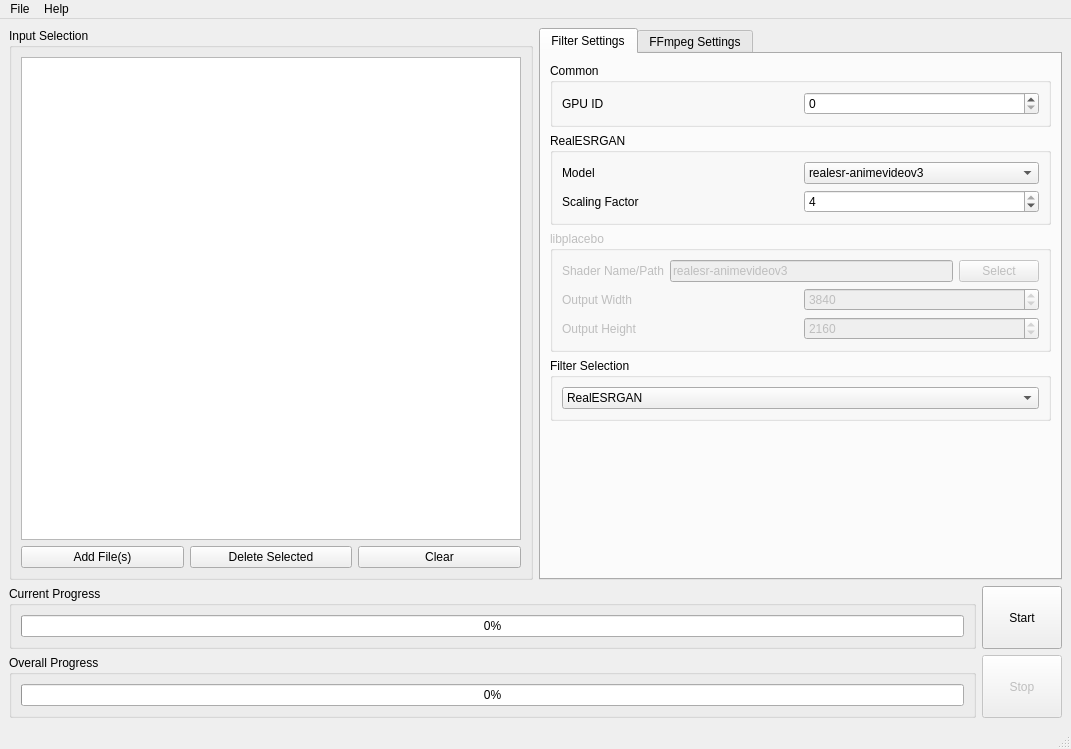
<?xml version="1.0" encoding="UTF-8"?>
<ui version="4.0">
 <class>MainWindow</class>
 <widget class="QMainWindow" name="MainWindow">
  <property name="geometry">
   <rect>
    <x>0</x>
    <y>0</y>
    <width>1071</width>
    <height>749</height>
   </rect>
  </property>
  <property name="windowTitle">
   <string>MainWindow</string>
  </property>
  <widget class="QWidget" name="centralwidget">
   <layout class="QVBoxLayout" name="verticalLayout_5">
    <item>
     <layout class="QHBoxLayout" name="horizontalLayout">
      <item>
       <widget class="QGroupBox" name="groupBox_3">
        <property name="title">
         <string>Input Selection</string>
        </property>
        <property name="flat">
         <bool>false</bool>
        </property>
        <layout class="QVBoxLayout" name="verticalLayout_10">
         <item>
          <widget class="QListView" name="inputSelectionListView">
           <property name="acceptDrops">
            <bool>true</bool>
           </property>
           <property name="dragDropMode">
            <enum>QAbstractItemView::DragDropMode::DragDrop</enum>
           </property>
          </widget>
         </item>
         <item>
          <layout class="QHBoxLayout" name="horizontalLayout_4">
           <item>
            <widget class="QPushButton" name="addFilesPushButton">
             <property name="text">
              <string>Add File(s)</string>
             </property>
            </widget>
           </item>
           <item>
            <widget class="QPushButton" name="deletedSelectedPushButton">
             <property name="text">
              <string>Delete Selected</string>
             </property>
            </widget>
           </item>
           <item>
            <widget class="QPushButton" name="clearPushButton">
             <property name="text">
              <string>Clear</string>
             </property>
            </widget>
           </item>
          </layout>
         </item>
        </layout>
       </widget>
      </item>
      <item>
       <layout class="QVBoxLayout" name="verticalLayout_6">
        <item>
         <widget class="QTabWidget" name="tabWidget">
          <property name="currentIndex">
           <number>0</number>
          </property>
          <widget class="QWidget" name="filterSettingsTab">
           <attribute name="title">
            <string>Filter Settings</string>
           </attribute>
           <layout class="QVBoxLayout" name="verticalLayout_15">
            <item>
             <widget class="QGroupBox" name="groupBox_7">
              <property name="title">
               <string>Common</string>
              </property>
              <layout class="QVBoxLayout" name="verticalLayout_12">
               <item>
                <layout class="QHBoxLayout" name="horizontalLayout_16">
                 <item>
                  <widget class="QLabel" name="label_12">
                   <property name="text">
                    <string>GPU ID</string>
                   </property>
                  </widget>
                 </item>
                 <item>
                  <widget class="QSpinBox" name="commonGpuIdSpinBox"/>
                 </item>
                </layout>
               </item>
              </layout>
             </widget>
            </item>
            <item>
             <widget class="QGroupBox" name="groupBox_5">
              <property name="title">
               <string>RealESRGAN</string>
              </property>
              <layout class="QVBoxLayout" name="verticalLayout_11">
               <item>
                <layout class="QHBoxLayout" name="horizontalLayout_6">
                 <item>
                  <widget class="QLabel" name="label_2">
                   <property name="text">
                    <string>Model</string>
                   </property>
                  </widget>
                 </item>
                 <item>
                  <widget class="QComboBox" name="realesrganModelComboBox">
                   <item>
                    <property name="text">
                     <string>realesr-animevideov3</string>
                    </property>
                   </item>
                   <item>
                    <property name="text">
                     <string>realesrgan-plus</string>
                    </property>
                   </item>
                   <item>
                    <property name="text">
                     <string>realesrgan-plus-anime</string>
                    </property>
                   </item>
                  </widget>
                 </item>
                </layout>
               </item>
               <item>
                <layout class="QHBoxLayout" name="horizontalLayout_5">
                 <item>
                  <widget class="QLabel" name="label">
                   <property name="text">
                    <string>Scaling Factor</string>
                   </property>
                  </widget>
                 </item>
                 <item>
                  <widget class="QSpinBox" name="realesrganScalingFactorSpinBox">
                   <property name="sizePolicy">
                    <sizepolicy hsizetype="Preferred" vsizetype="Fixed">
                     <horstretch>0</horstretch>
                     <verstretch>0</verstretch>
                    </sizepolicy>
                   </property>
                   <property name="minimum">
                    <number>2</number>
                   </property>
                   <property name="maximum">
                    <number>4</number>
                   </property>
                   <property name="value">
                    <number>4</number>
                   </property>
                  </widget>
                 </item>
                </layout>
               </item>
              </layout>
             </widget>
            </item>
            <item>
             <widget class="QGroupBox" name="groupBox_6">
              <property name="enabled">
               <bool>false</bool>
              </property>
              <property name="title">
               <string>libplacebo</string>
              </property>
              <layout class="QVBoxLayout" name="verticalLayout_14">
               <item>
                <layout class="QHBoxLayout" name="horizontalLayout_7">
                 <item>
                  <widget class="QLabel" name="label_3">
                   <property name="text">
                    <string>Shader Name/Path</string>
                   </property>
                  </widget>
                 </item>
                 <item>
                  <widget class="QLineEdit" name="libplaceboShaderNameLineEdit">
                   <property name="text">
                    <string>realesr-animevideov3</string>
                   </property>
                  </widget>
                 </item>
                 <item>
                  <widget class="QPushButton" name="pushButton_6">
                   <property name="text">
                    <string>Select</string>
                   </property>
                  </widget>
                 </item>
                </layout>
               </item>
               <item>
                <layout class="QHBoxLayout" name="horizontalLayout_8">
                 <item>
                  <widget class="QLabel" name="label_4">
                   <property name="text">
                    <string>Output Width</string>
                   </property>
                  </widget>
                 </item>
                 <item>
                  <widget class="QSpinBox" name="libplaceboOutputWidthSpinBox">
                   <property name="sizePolicy">
                    <sizepolicy hsizetype="Preferred" vsizetype="Fixed">
                     <horstretch>0</horstretch>
                     <verstretch>0</verstretch>
                    </sizepolicy>
                   </property>
                   <property name="minimum">
                    <number>1</number>
                   </property>
                   <property name="maximum">
                    <number>99999</number>
                   </property>
                   <property name="value">
                    <number>3840</number>
                   </property>
                  </widget>
                 </item>
                </layout>
               </item>
               <item>
                <layout class="QHBoxLayout" name="horizontalLayout_9">
                 <item>
                  <widget class="QLabel" name="label_5">
                   <property name="text">
                    <string>Output Height</string>
                   </property>
                  </widget>
                 </item>
                 <item>
                  <widget class="QSpinBox" name="libplaceboOutputHeightSpinBox">
                   <property name="sizePolicy">
                    <sizepolicy hsizetype="Preferred" vsizetype="Fixed">
                     <horstretch>0</horstretch>
                     <verstretch>0</verstretch>
                    </sizepolicy>
                   </property>
                   <property name="minimum">
                    <number>1</number>
                   </property>
                   <property name="maximum">
                    <number>99999</number>
                   </property>
                   <property name="value">
                    <number>2160</number>
                   </property>
                  </widget>
                 </item>
                </layout>
               </item>
              </layout>
             </widget>
            </item>
            <item>
             <widget class="QGroupBox" name="groupBox_4">
              <property name="title">
               <string>Filter Selection</string>
              </property>
              <layout class="QVBoxLayout" name="verticalLayout_9">
               <item>
                <widget class="QComboBox" name="filterSelectionComboBox">
                 <item>
                  <property name="text">
                   <string>RealESRGAN</string>
                  </property>
                 </item>
                 <item>
                  <property name="text">
                   <string>libplacebo</string>
                  </property>
                 </item>
                </widget>
               </item>
              </layout>
             </widget>
            </item>
            <item>
             <spacer name="verticalSpacer">
              <property name="orientation">
               <enum>Qt::Orientation::Vertical</enum>
              </property>
              <property name="sizeHint" stdset="0">
               <size>
                <width>20</width>
                <height>40</height>
               </size>
              </property>
             </spacer>
            </item>
           </layout>
          </widget>
          <widget class="QWidget" name="ffmpegSettingsTab">
           <attribute name="title">
            <string>FFmpeg Settings</string>
           </attribute>
           <layout class="QVBoxLayout" name="verticalLayout_13">
            <item>
             <layout class="QHBoxLayout" name="horizontalLayout_15">
              <item>
               <widget class="QLabel" name="label_11">
                <property name="text">
                 <string>Container Format (suffix)</string>
                </property>
               </widget>
              </item>
              <item>
               <widget class="QLineEdit" name="ffmpegContainerFormatLineEdit">
                <property name="sizePolicy">
                 <sizepolicy hsizetype="Preferred" vsizetype="Fixed">
                  <horstretch>0</horstretch>
                  <verstretch>0</verstretch>
                 </sizepolicy>
                </property>
                <property name="text">
                 <string>.mp4</string>
                </property>
               </widget>
              </item>
             </layout>
            </item>
            <item>
             <layout class="QHBoxLayout" name="horizontalLayout_10">
              <item>
               <widget class="QLabel" name="label_6">
                <property name="text">
                 <string>codec</string>
                </property>
               </widget>
              </item>
              <item>
               <widget class="QLineEdit" name="ffmpegCodecLineEdit">
                <property name="sizePolicy">
                 <sizepolicy hsizetype="Preferred" vsizetype="Fixed">
                  <horstretch>0</horstretch>
                  <verstretch>0</verstretch>
                 </sizepolicy>
                </property>
                <property name="text">
                 <string>libx264</string>
                </property>
               </widget>
              </item>
             </layout>
            </item>
            <item>
             <layout class="QHBoxLayout" name="horizontalLayout_11">
              <item>
               <widget class="QLabel" name="label_7">
                <property name="text">
                 <string>preset</string>
                </property>
               </widget>
              </item>
              <item>
               <widget class="QLineEdit" name="ffmpegPresetLineEdit">
                <property name="sizePolicy">
                 <sizepolicy hsizetype="Preferred" vsizetype="Fixed">
                  <horstretch>0</horstretch>
                  <verstretch>0</verstretch>
                 </sizepolicy>
                </property>
                <property name="text">
                 <string>veryslow</string>
                </property>
               </widget>
              </item>
             </layout>
            </item>
            <item>
             <layout class="QHBoxLayout" name="horizontalLayout_12">
              <item>
               <widget class="QLabel" name="label_8">
                <property name="text">
                 <string>pixfmt</string>
                </property>
               </widget>
              </item>
              <item>
               <widget class="QLineEdit" name="ffmpegPixFmtLineEdit">
                <property name="sizePolicy">
                 <sizepolicy hsizetype="Preferred" vsizetype="Fixed">
                  <horstretch>0</horstretch>
                  <verstretch>0</verstretch>
                 </sizepolicy>
                </property>
                <property name="text">
                 <string>yuv420p</string>
                </property>
               </widget>
              </item>
             </layout>
            </item>
            <item>
             <layout class="QHBoxLayout" name="horizontalLayout_13">
              <item>
               <widget class="QLabel" name="label_9">
                <property name="text">
                 <string>bit rate</string>
                </property>
               </widget>
              </item>
              <item>
               <widget class="QSpinBox" name="ffmpegBitRateSpinBox">
                <property name="suffix">
                 <string>bps</string>
                </property>
                <property name="minimum">
                 <number>1</number>
                </property>
                <property name="maximum">
                 <number>2147483647</number>
                </property>
                <property name="value">
                 <number>2000000</number>
                </property>
               </widget>
              </item>
             </layout>
            </item>
            <item>
             <layout class="QHBoxLayout" name="horizontalLayout_14">
              <item>
               <widget class="QLabel" name="label_10">
                <property name="text">
                 <string>crf</string>
                </property>
               </widget>
              </item>
              <item>
               <widget class="QDoubleSpinBox" name="ffmpegCrfDoubleSpinBox">
                <property name="decimals">
                 <number>0</number>
                </property>
                <property name="minimum">
                 <double>0.000000000000000</double>
                </property>
                <property name="maximum">
                 <double>51.000000000000000</double>
                </property>
                <property name="value">
                 <double>17.000000000000000</double>
                </property>
               </widget>
              </item>
             </layout>
            </item>
            <item>
             <spacer name="verticalSpacer_3">
              <property name="orientation">
               <enum>Qt::Orientation::Vertical</enum>
              </property>
              <property name="sizeHint" stdset="0">
               <size>
                <width>20</width>
                <height>40</height>
               </size>
              </property>
             </spacer>
            </item>
           </layout>
          </widget>
         </widget>
        </item>
       </layout>
      </item>
     </layout>
    </item>
    <item>
     <layout class="QHBoxLayout" name="horizontalLayout_3">
      <item>
       <layout class="QVBoxLayout" name="verticalLayout">
        <item>
         <widget class="QGroupBox" name="groupBox">
          <property name="title">
           <string>Current Progress</string>
          </property>
          <layout class="QVBoxLayout" name="verticalLayout_2">
           <item>
            <widget class="QProgressBar" name="currentProgressBar">
             <property name="value">
              <number>0</number>
             </property>
            </widget>
           </item>
          </layout>
         </widget>
        </item>
        <item>
         <widget class="QGroupBox" name="groupBox_2">
          <property name="title">
           <string>Overall Progress</string>
          </property>
          <layout class="QVBoxLayout" name="verticalLayout_3">
           <item>
            <widget class="QProgressBar" name="overallProgressBar">
             <property name="value">
              <number>0</number>
             </property>
            </widget>
           </item>
          </layout>
         </widget>
        </item>
       </layout>
      </item>
      <item>
       <layout class="QVBoxLayout" name="verticalLayout_4">
        <item>
         <widget class="QPushButton" name="startPausePushButton">
          <property name="sizePolicy">
           <sizepolicy hsizetype="Minimum" vsizetype="Preferred">
            <horstretch>0</horstretch>
            <verstretch>0</verstretch>
           </sizepolicy>
          </property>
          <property name="text">
           <string>Start</string>
          </property>
         </widget>
        </item>
        <item>
         <widget class="QPushButton" name="stopPushButton_2">
          <property name="enabled">
           <bool>false</bool>
          </property>
          <property name="sizePolicy">
           <sizepolicy hsizetype="Minimum" vsizetype="Preferred">
            <horstretch>0</horstretch>
            <verstretch>0</verstretch>
           </sizepolicy>
          </property>
          <property name="text">
           <string>Stop</string>
          </property>
         </widget>
        </item>
       </layout>
      </item>
     </layout>
    </item>
   </layout>
  </widget>
  <widget class="QMenuBar" name="menubar">
   <property name="geometry">
    <rect>
     <x>0</x>
     <y>0</y>
     <width>1071</width>
     <height>24</height>
    </rect>
   </property>
   <widget class="QMenu" name="menuFile">
    <property name="title">
     <string>File</string>
    </property>
    <addaction name="actionExit"/>
   </widget>
   <widget class="QMenu" name="menuHelp">
    <property name="title">
     <string>Help</string>
    </property>
    <addaction name="actionAbout"/>
   </widget>
   <addaction name="menuFile"/>
   <addaction name="menuHelp"/>
  </widget>
  <widget class="QStatusBar" name="statusbar"/>
  <action name="actionExit">
   <property name="text">
    <string>Exit</string>
   </property>
   <property name="shortcut">
    <string>Ctrl+Q</string>
   </property>
  </action>
  <action name="actionAbout">
   <property name="text">
    <string>About</string>
   </property>
  </action>
 </widget>
 <resources/>
 <connections/>
</ui>
